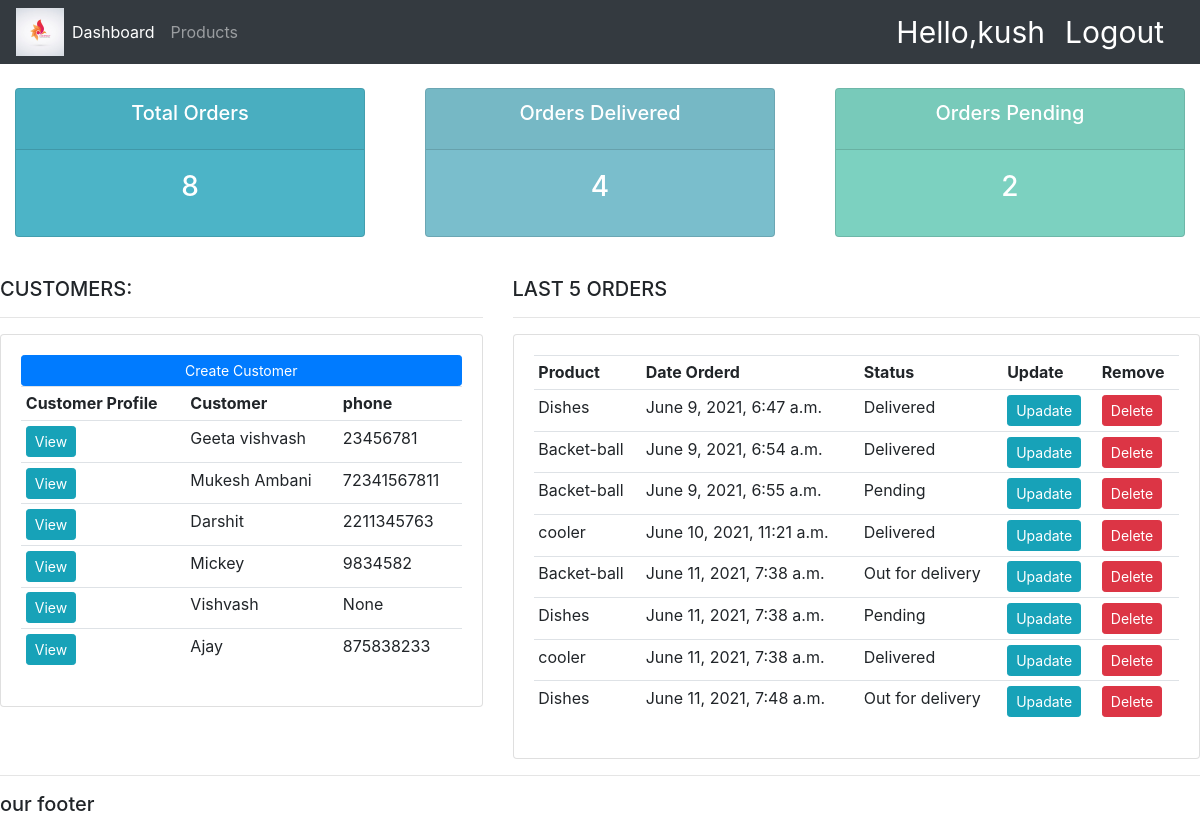
The app's page / (signed in) with its own data.
### accounts/models.py (models this page shows, shortened)
class Customer(models.Model):
    user = models.OneToOneField(User,blank=True, null=True, on_delete=models.CASCADE)
    name = models.CharField(max_length=200, null=True)
    phone = models.CharField(max_length=200, null=True)
    email = models.CharField(max_length=200, null=True)
    profile_pic = models.ImageField(default="profile.png",null=True, blank=True)
    date_created = models.DateTimeField(auto_now_add=True, null=True)

class Order(models.Model):
    STATUS = (
        ('Pending', 'Pending'),
        ('Out for delivery', 'Out for delivery'),
        ('Delivered', 'Delivered'),
    )
    customer = models.ForeignKey(Customer, null=True, on_delete=models.SET_NULL)
    product =  models.ForeignKey(Product, null=True, on_delete=models.SET_NULL)
    date_created = models.DateTimeField(auto_now_add=True, null=True)
    status = models.CharField(max_length=200, null=True, choices=STATUS)
    note = models.CharField(max_length=200, null=True)

class Product(models.Model):
    CATRGORY = (
        ('Indoor', 'Indoor'),
        ('Outdoor', 'Outdoor'),
    )
    name = models.CharField(max_length=200, null=True)
    price = models.FloatField(null=True)
    category = models.CharField(max_length=200, null=True, choices=CATRGORY)
    description = models.CharField(max_length=200, null=True, blank=True)
    date_created = models.DateTimeField(auto_now_add=True, null=True)
    tags = models.ManyToManyField(Tag)
    def __str__(self):
        return self.name

### accounts/decorators.py (the view)
    def wrapper_function(request, *args, **kwrgs):
        group = None
        if request.user.groups.exists():
                group = request.user.groups.all()[0].name
        if group == 'customer':
            return redirect('user-page')
        if group == 'admin':
            return view_func(request, *args, **kwrgs)

### accounts/views.py (called while the page is built)
@login_required(login_url='login')
@admin_only
def home(request):
    orders = Order.objects.all()
    customers = Customer.objects.all()
    total_customers = customers.count()
    total_orders = orders.count()
    delivered = orders.filter(status='Delivered').count()
    pending = orders.filter(status='Pending').count()
    context = {'orders':orders, 'customers':customers, 'total_orders':total_orders, 'delivered':delivered, 'pending':pending}
    return render(request, 'accounts/dashboard.html', context)

### accounts/templates/accounts/dashboard.html
{% extends 'accounts/main.html' %}
{% block content %}
{% include 'accounts/status.html' %}
 <br>
 <div class="row">
	<div class="col-md-5">
		<h5>CUSTOMERS:</h5>
		<hr>
		<div class="card card-body">
			<a class="btn btn-primary  btn-sm btn-block" href="">Create Customer</a>
			<table class="table table-sm">
				<tr>
					<th>Customer Profile</th>
					<th>Customer</th>
					<th>phone</th>
				</tr>
			{% for customer in customers %}
			  <tr>
				  <td><a class='btn btn-sm btn-info' href="{% url 'customer' customer.id %}">View</a></td>
				  <td>{{ customer.name }}</td>
				  <td>{{ customer.phone }}</td>
			  </tr>
			{% endfor %}
			</table>
		</div>
	</div>
	<div class="col-md-7">
		<h5>LAST 5 ORDERS</h5>
		<hr>
		<div class="card card-body">
			<table class="table table-sm">
				<tr>
					<th>Product</th>
					<th>Date Orderd</th>
					<th>Status</th>
					<th>Update</th>
					<th>Remove</th>
				</tr>
				{% for order in orders %}
			  <tr>
				  <td>{{ order.product }}</td>
				  <td>{{ order.date_created }}</td>
				  <td>{{ order.status }}</td>
				  <td><a class='btn btn-sm btn-info' href="{% url 'update_order' order.id %}">Upadate</a></td>
				  <td><a class='btn btn-sm btn-danger' href="{% url 'delete_order' order.id %}">Delete</a></td>
			  </tr>
			{% endfor %}
			</table>
		</div>
	</div>
</div>
{% endblock %}

### accounts/templates/accounts/main.html (shortened to what this page needs)
{% load static %}
<!DOCTYPE html>
<html lang="en">
<head>
    <link rel="stylesheet" href="https://maxcdn.bootstrapcdn.com/bootstrap/4.0.0/css/bootstrap.min.css">
    <link rel="stylesheet" type="text/css" href="{% static '/css/main.css' %}">
</head>
<body>
    {% include 'accounts/navbar.html' %}
    {% block content %}
    {% endblock %}
    <hr>
    <h5>our footer</h5>
</body>
</html>

### accounts/templates/accounts/navbar.html (shortened to what this page needs)
{% load static %}
<nav class="navbar navbar-expand-lg navbar-dark bg-dark">
   <img src="{% static 'image/logo2.jpeg' %}">
    <div class="collapse navbar-collapse" id="navbarNav">
      <ul class="navbar-nav">
        {% if request.user.is_staff %}
        <li class="nav-item active">
          <a class="nav-link" href="{% url 'home' %}">Dashboard</a>
        </li>
        <li class="nav-item">
          <a class="nav-link" href="{% url 'products' %}">Products</a>
        </li>
        {% else %}
        <li class="nav-item">
          <a class="nav-link" href="{% url 'account' %}">Setting</a>
        </li>
        {% endif %}
      </ul>
    </div>
    <span class = "hello-msg">Hello,{{ request.user }}</span>
    <span><a class = "hello-msg" href="{% url 'logout' %}">Logout</a></span>
  </nav>

### accounts/templates/accounts/status.html
<br>
<div class="row">
	<div class="col">
		<div class="col-md">
			<div class="card text-center text-white  mb-3" id="total-orders">
			  	<div class="card-header">
			  		<h5 class="card-title">Total Orders</h5>
			  	</div>
			  	<div class="card-body">
			    	<h3 class="card-title">{{ total_orders }}</h3>
			  	</div>
			</div>
		</div>
	</div>
	<div class="col">
		<div class="col-md">
			<div class="card text-center text-white  mb-3" id="orders-delivered">
			  	<div class="card-header">
			  		<h5 class="card-title">Orders Delivered</h5>
			  	</div>
			  	<div class="card-body">
			    	<h3 class="card-title">{{ delivered }}</h3>
			  	</div>
			</div>
		</div>
	</div>
	<div class="col">
		<div class="col-md">
			<div class="card text-center text-white  mb-3" id="orders-pending">
			  	<div class="card-header">
			  		<h5 class="card-title">Orders Pending</h5>
			  	</div>
			  	<div class="card-body">
			    	<h3 class="card-title">{{ pending }}</h3>
			  	</div>
			</div>
		</div>
	</div>
</div>

### static/css/main.css (style rules this page uses)
#total-orders { background-color: #4cb4c7; }
#orders-delivered { background-color: #7abecc; }
#orders-pending { background-color: #7CD1C0; }

### accounts/templates/accounts/navbar.html (style rules this page uses)
.hello-msg { font-size: 30px; color: white; margin-right: 20px; }

### records on screen
Customer: name "Geeta vishvash", phone "23456781"
Customer: name "Mukesh Ambani", phone "72341567811"
Customer: name "Darshit", phone "2211345763"
Customer: name "Mickey", phone "9834582"
Customer: name "Vishvash", phone "None"
Customer: name "Ajay", phone "875838233"
Order: product "Dishes", date_created "June 9, 2021, 6:47 a.m.", status "Delivered"
Order: product "Backet-ball", date_created "June 9, 2021, 6:54 a.m.", status "Delivered"
Order: product "Backet-ball", date_created "June 9, 2021, 6:55 a.m.", status "Pending"
Order: product "cooler", date_created "June 10, 2021, 11:21 a.m.", status "Delivered"
Order: product "Backet-ball", date_created "June 11, 2021, 7:38 a.m.", status "Out for delivery"
Order: product "Dishes", date_created "June 11, 2021, 7:38 a.m.", status "Pending"
Order: product "cooler", date_created "June 11, 2021, 7:38 a.m.", status "Delivered"
Order: product "Dishes", date_created "June 11, 2021, 7:48 a.m.", status "Out for delivery"

### other values on screen
{{ request.user }} "kush"
{{ total_orders }} "8"
{{ delivered }} "4"
{{ pending }} "2"
